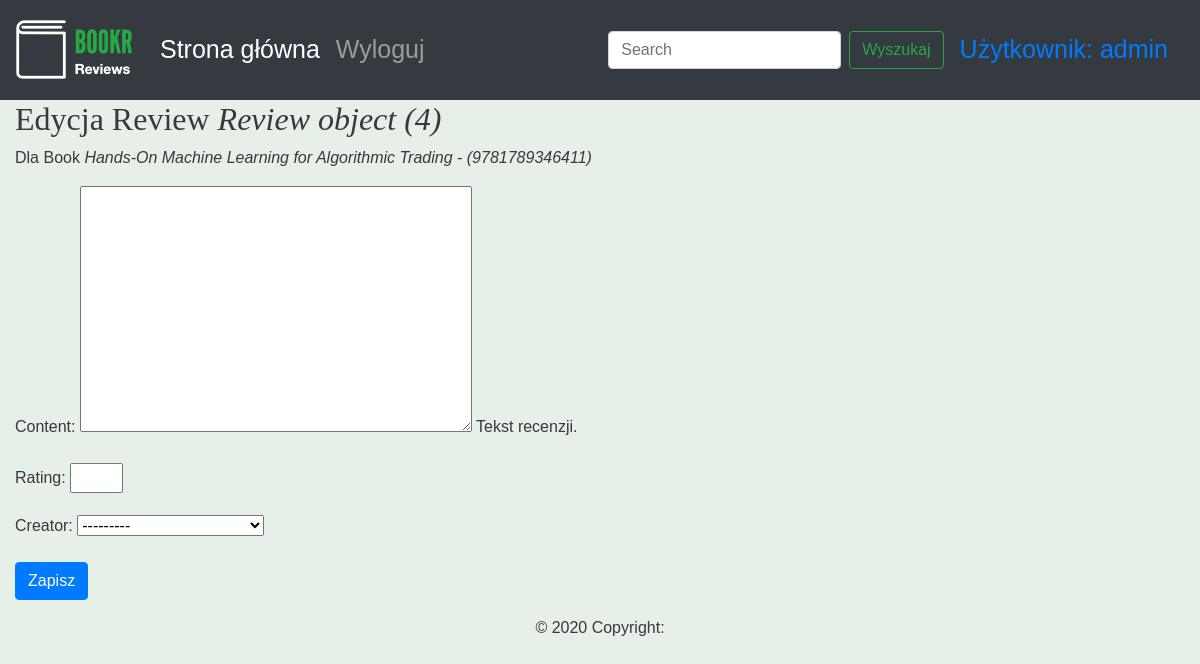
The page /book/2/reviews/4 (signed in) on the database its author committed.
### reviews/models.py (models this page shows, shortened)
class Review(models.Model):
    content = models.TextField(help_text="Tekst recenzji.")
    rating = models.IntegerField(help_text="Ocena użytkownika.")
    date_created = models.DateTimeField(auto_now_add=True,
                                        help_text="Data i czas utworzenia recenzji.")
    date_edited = models.DateTimeField(null=True,
                                       help_text="Data i czas ostatniej edycji recenzji.")
    creator = models.ForeignKey(auth.get_user_model(), on_delete=models.CASCADE)
    book = models.ForeignKey(Book, on_delete=models.CASCADE,
                             help_text="Recenzowana książka.")

class Book(models.Model):
    """Opublikowana książka."""
    title = models.CharField(max_length=70,
                             help_text="Tytuł książki.")
    publication_date = models.DateField(
        verbose_name="Data publikacji książki.")
    isbn = models.CharField(max_length=20,
                            verbose_name="Numer ISBN książki.")
    publisher = models.ForeignKey(Publisher, on_delete=models.CASCADE)
    contributors = models.ManyToManyField("Contributor", through="BookContributor")
    cover = models.ImageField(null=True, blank=True, upload_to="book_covers/")
    sample = models.FileField(null=True, blank=True, upload_to="book_samples/")
    def __str__(self):
        return "{} - ({})".format(self.title, self.isbn)

### reviews/views.py (the view)
# urls.py: path('book/<int:book_pk>/reviews/<int:review_pk>', views.review_edit, name="review_edit"),
def review_edit(request, book_pk, review_pk=None):
    book = get_object_or_404(Book, pk=book_pk)
    if review_pk is not None:
        review = get_object_or_404(Review, book_id=book_pk, pk=review_pk)
    else:
        review = None
    if request.method == "POST":
        form = ReviewForm(request.POST)
        if form.is_valid():
            updated_review = form.save(False)
            updated_review.book = book
            if review is None:
                messages.success(request, "Utworzono recenzję dla \"{}\".".format(book))
            else:
                updated_review.date_edited = timezone.now()
                messages.success(request, "Uaktualniono recenzję dla \"{}\".".format(book))
            updated_review.save()
            return redirect("book_detail", book.pk)
    else:
        form = ReviewForm()
    return render(request, "reviews/instance-form.html",
                  {"form": form,
                   "instance": review,
                   "model_type": "Review",
                   "related_instance": book,
                   "related_model_type": "Book"
                   })

### reviews/forms.py
class ReviewForm(forms.ModelForm):
    class Meta:
        model = Review
        exclude = ['date_edited', 'book']
    rating = forms.IntegerField(min_value=0, max_value=5)

### reviews/templates/reviews/instance-form.html (shortened to what this page needs)
{% extends 'reviews/base.html' %}
{% block content %}
<h2>
    {% if instance %}
        Edycja {{ model_type }} <em>{{ instance }}</em>
    {% else %}
        Nowy {{ model_type }}
    {% endif %}
</h2>
{% if related_instance and related_model_type %}
  <p>Dla {{ related_model_type }} <em>{{ related_instance }}</em></p>
{% endif %}
<form method="post" {% if is_file_upload %}enctype="multipart/form-data"{% endif %}>
    {{ form.as_p }}
    <button type="submit" class="btn btn-primary">
        {% if instance %}Zapisz{% else %}Utwórz{% endif %}
    </button>
</form>
{% endblock %}

### templates/base.html (shortened to what this page needs)
<!DOCTYPE html>
{% load static %}
<html lang="en">
<head>
    <link rel="stylesheet" href="https://cdn.jsdelivr.net/npm/bootstrap@4.4.1/dist/css/bootstrap.min.css">
    <link rel="stylesheet" href="https://cdnjs.cloudflare.com/ajax/libs/font-awesome/4.7.0/css/font-awesome.min.css">
    <link rel="stylesheet" href="{% static 'css/blog.css' %}">
</head>
<body>
<nav class="navbar navbar-expand-sm navbar-dark bg-dark sticky-top">
    <a class="navbar-brand" href="/">{% block brand %}<img src="{% static 'reviews/logo.png' %}">{% endblock %}</a>
        <div class="collapse navbar-collapse" id="navbarSupportedContent">
            <ul class="navbar-nav mr-auto">
                <li class="nav-item active">
                    <a class="nav-link" href="/books/">Strona główna <span class="sr-only">(current)</span></a>
                </li>
                <li class="nav-item">
                <a class="nav-link" href="#">Wyloguj</a>
                </li>
            </ul>
             <form action="{% url 'book_search' %}" class="form-inline my-2 my-lg-0">
              <input class="form-control mr-sm-2" type="search" placeholder="Search" aria-label="Search" value="{{ search_text }}">
              <button class="btn btn-outline-success my-2 my-sm-0" type="submit">Wyszukaj</button>
            </form>
            {% if user.is_authenticated %}
            <a class="nav-link" href="profile">Użytkownik: {{ user.username }}</a>
            {% endif %}
          </div>
</nav>
<div class="container-fluid">
{% block content %}{% endblock %}
</div>
<footer class="page-footer font-small blue">
    <div class="footer-copyright text-center py-3">© 2020 Copyright:</div>
</footer>
</body>
</html>

### reviews/static/css/blog.css (style rules this page uses)
.navbar { min-height: 100px; font-size: 25px; }
.navbar-brand { font-size: 25px; }
body { font-family: 'Source Sans Pro', sans-serif; background-color: #e6efe8; color: #393939; }
h1, h2, h3, h4, h5, h6 { font-family: 'Libre Baskerville', serif; }

### rows shown on the page
Review: id "Review object (4)"
Book: title+isbn "Hands-On Machine Learning for Algorithmic Trading - (9781789346411)"

### other values the page prints
{{ user.username }} "admin"
{{ model_type }} "Review"
{{ related_model_type }} "Book"
